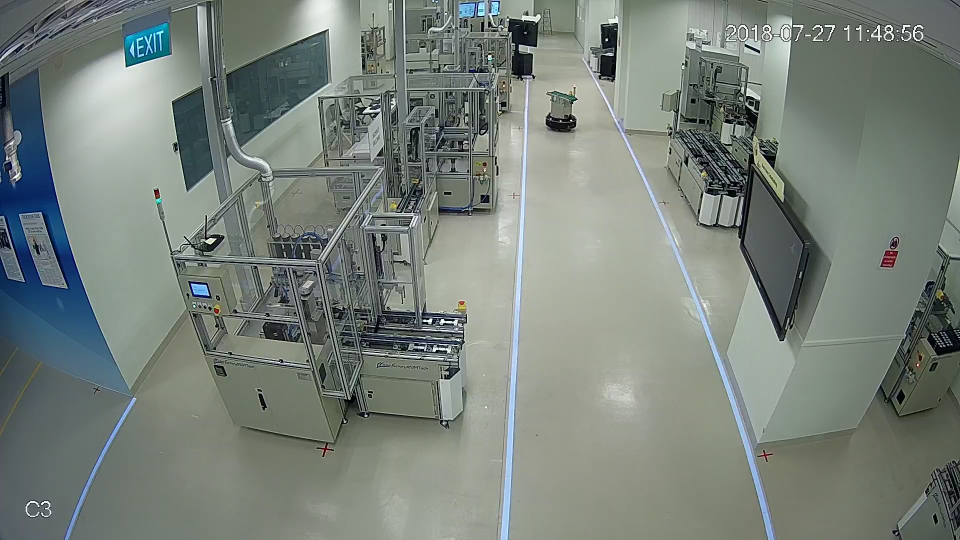
#> input picture dataset/cam_extrinsic.jpg, 1920 x 1080 px (shown at 1/2 size); its folder holds only this picture in this run
$ python -i create_dataset.py   (imports and definitions only)
#> lines starting #> are read from the running program, lines starting #| are printed output that depends on the picture
import os
import glob
import collections
import shutil
import tarfile
import cv2
import numpy as np
from PIL import Image
from tqdm import *
import torchvision
from torchvision import transforms


def detect_edges(image):
    image = cv2.blur(image, (2, 2))
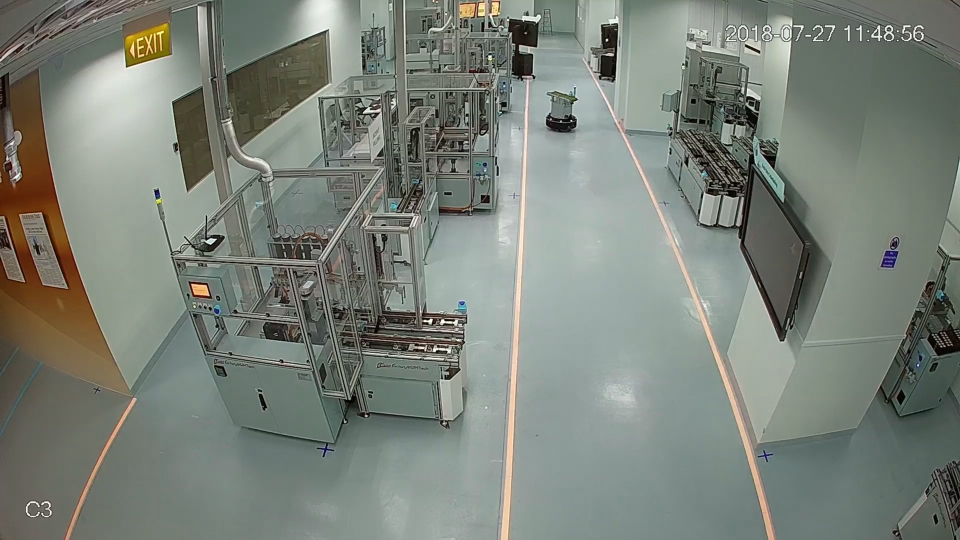
#> image: shape (1080, 1920, 3) (shown at 1/2 size); mean of channels 0, 1, 2 121.1, 130, 123.2; drawn as B, G, R
    image = cv2.Canny(image, 50, 200, None, 3)
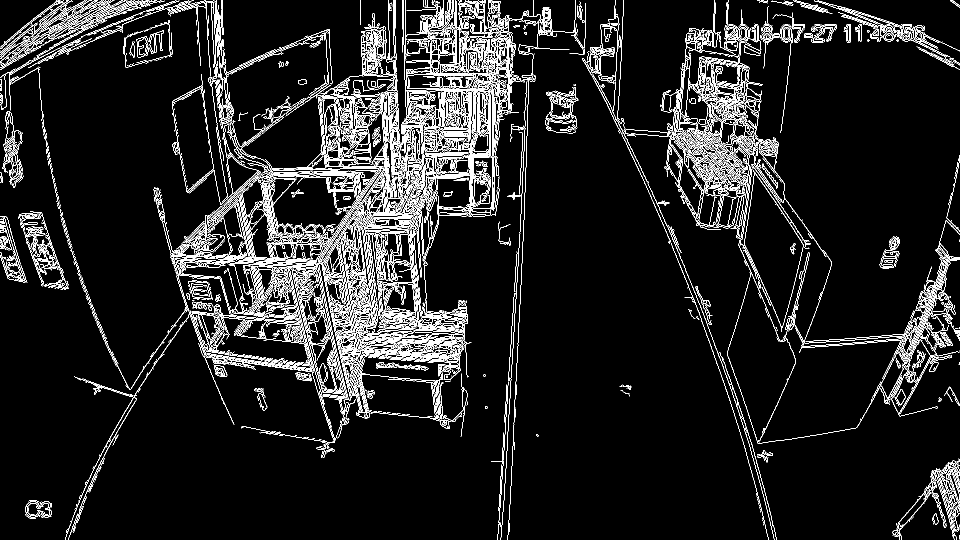
#> image: shape (1080, 1920) (shown at 1/2 size); 7.9% white in thin lines or dots
    lines = cv2.HoughLinesP(image, 1, np.pi / 180, 75, None, 15, 5)
    return image, lines


def draw_edges(image, lines):
    color_image = cv2.cvtColor(image, cv2.COLOR_GRAY2BGR)
    if lines is not None:
        for i in range(0, len(lines)):
            l = lines[i][0]
            cv2.line(color_image, (l[0], l[1]), (l[2], l[3]), (0, 0, 255), 1, cv2.LINE_AA)
    return color_image


def get_k_longest_lines(lines, k=10):
    line_lenghts = {}
    if lines is not None:
        for line in lines:
            l = line[0]
            line_lenght = np.sqrt(np.square(l[2]-l[0]) + np.square(l[3]-l[1]))
            line_lenghts[line_lenght] = l
    sorted_line_lenghts = collections.OrderedDict(sorted(line_lenghts.items(), reverse=True))
    i = 0
    longest_lines = {}
    for length, line_coordinates in sorted_line_lenghts.items():
        longest_lines[length] = line_coordinates
        i += 1
        if i == k:
            break
    if len(longest_lines) > 0:
        average_length = np.mean(list(longest_lines.keys()))
    else:
        average_length = 0
    return longest_lines, average_length


# [68 lines not run here, left out]

                # [8 lines of commented-out code are left out]

>>> import cv2
>>> picture = cv2.cvtColor(cv2.imread('../dataset/cam_extrinsic.jpg'), cv2.COLOR_BGR2RGB)
>>> result = detect_edges(picture)

$ run again, on dataset/img_distorted.jpg
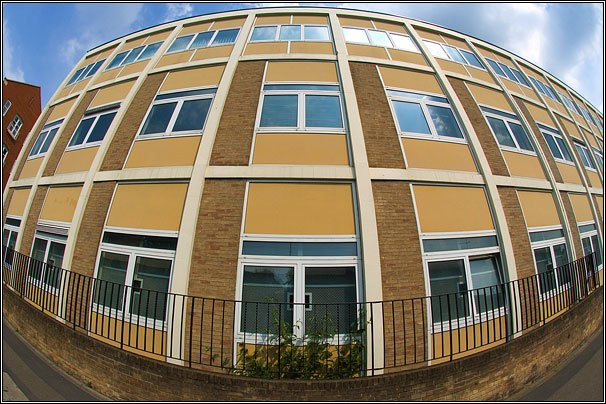
#> input picture dataset/img_distorted.jpg, 606 x 404 px
#> in detect_edges, `image = cv2.blur(image, (2, 2))`:
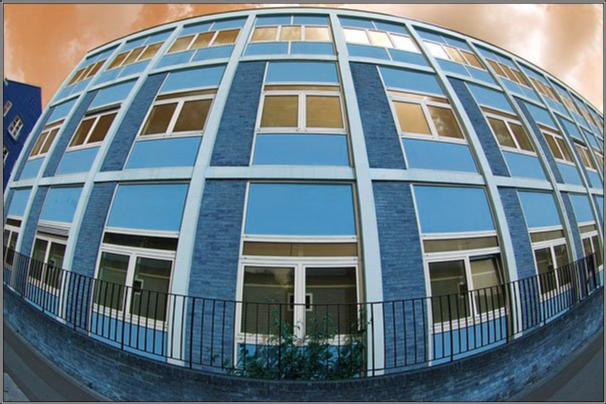
#> image: shape (404, 606, 3); mean of channels 0, 1, 2 133.1, 123.8, 106; drawn as B, G, R
#> in detect_edges, `image = cv2.Canny(image, 50, 200, None, 3)`:
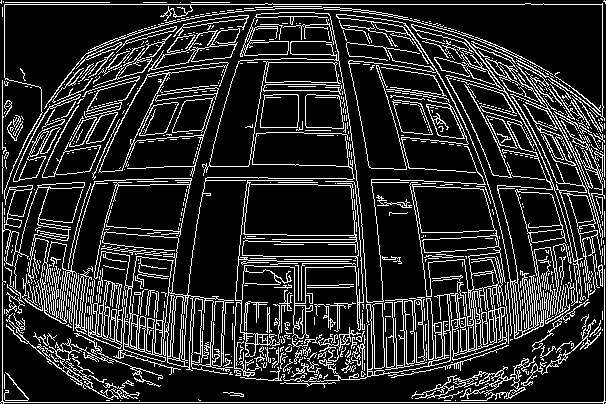
#> image: shape (404, 606); 16.7% white in thin lines or dots
#> lines = 830 rows, first 6: [4, 4, 524, 4], [0, 402, 603, 402], [2, 401, 2, 202], [115, 185, 149, 185], [604, 401, 604, 245], [602, 214, 602, 3]
